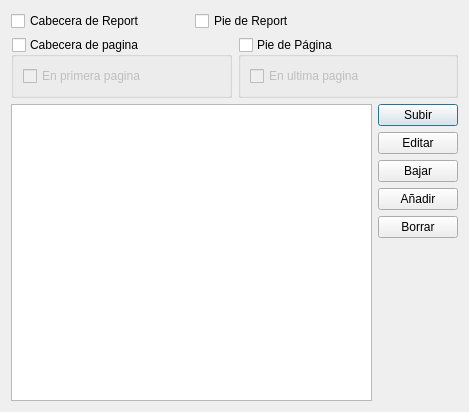
<?xml version="1.0" encoding="UTF-8"?>
<ui version="4.0">
 <class>SectionEditorDlg</class>
 <widget class="QDialog" name="SectionEditorDlg">
  <property name="geometry">
   <rect>
    <x>0</x>
    <y>0</y>
    <width>469</width>
    <height>412</height>
   </rect>
  </property>
  <property name="windowTitle">
   <string>Dialog</string>
  </property>
  <layout class="QGridLayout" name="gridLayout">
   <item row="0" column="0">
    <layout class="QHBoxLayout" name="horizontalLayout">
     <item>
      <widget class="QCheckBox" name="cabRepChk">
       <property name="text">
        <string>Cabecera de Report</string>
       </property>
      </widget>
     </item>
     <item>
      <widget class="QCheckBox" name="footRepChk">
       <property name="text">
        <string>Pie de Report</string>
       </property>
      </widget>
     </item>
    </layout>
   </item>
   <item row="1" column="0" colspan="2">
    <layout class="QHBoxLayout" name="horizontalLayout_2">
     <item>
      <widget class="QGroupBox" name="cabPage">
       <property name="title">
        <string>Cabecera de pagina</string>
       </property>
       <property name="checkable">
        <bool>true</bool>
       </property>
       <property name="checked">
        <bool>false</bool>
       </property>
       <layout class="QGridLayout" name="gridLayout_2">
        <item row="0" column="0">
         <widget class="QCheckBox" name="fistPageChk">
          <property name="text">
           <string>En primera pagina</string>
          </property>
         </widget>
        </item>
       </layout>
      </widget>
     </item>
     <item>
      <widget class="QGroupBox" name="footPageChk">
       <property name="title">
        <string>Pie de Página</string>
       </property>
       <property name="checkable">
        <bool>true</bool>
       </property>
       <property name="checked">
        <bool>false</bool>
       </property>
       <layout class="QVBoxLayout" name="verticalLayout">
        <item>
         <widget class="QCheckBox" name="footPageLastChk">
          <property name="text">
           <string>En ultima pagina</string>
          </property>
         </widget>
        </item>
       </layout>
      </widget>
     </item>
    </layout>
   </item>
   <item row="2" column="0" rowspan="6">
    <widget class="QListWidget" name="listWidget"/>
   </item>
   <item row="2" column="1">
    <widget class="QPushButton" name="btnUp">
     <property name="text">
      <string>Subir</string>
     </property>
    </widget>
   </item>
   <item row="3" column="1">
    <widget class="QPushButton" name="btnEdit">
     <property name="text">
      <string>Editar</string>
     </property>
    </widget>
   </item>
   <item row="4" column="1">
    <widget class="QPushButton" name="btnDown">
     <property name="text">
      <string>Bajar</string>
     </property>
    </widget>
   </item>
   <item row="5" column="1">
    <widget class="QPushButton" name="btnAdd">
     <property name="text">
      <string>Añadir</string>
     </property>
    </widget>
   </item>
   <item row="6" column="1">
    <widget class="QPushButton" name="btnBorrar">
     <property name="text">
      <string>Borrar</string>
     </property>
    </widget>
   </item>
   <item row="7" column="1">
    <spacer name="verticalSpacer">
     <property name="orientation">
      <enum>Qt::Vertical</enum>
     </property>
     <property name="sizeHint" stdset="0">
      <size>
       <width>20</width>
       <height>40</height>
      </size>
     </property>
    </spacer>
   </item>
  </layout>
 </widget>
 <resources/>
 <connections/>
</ui>
